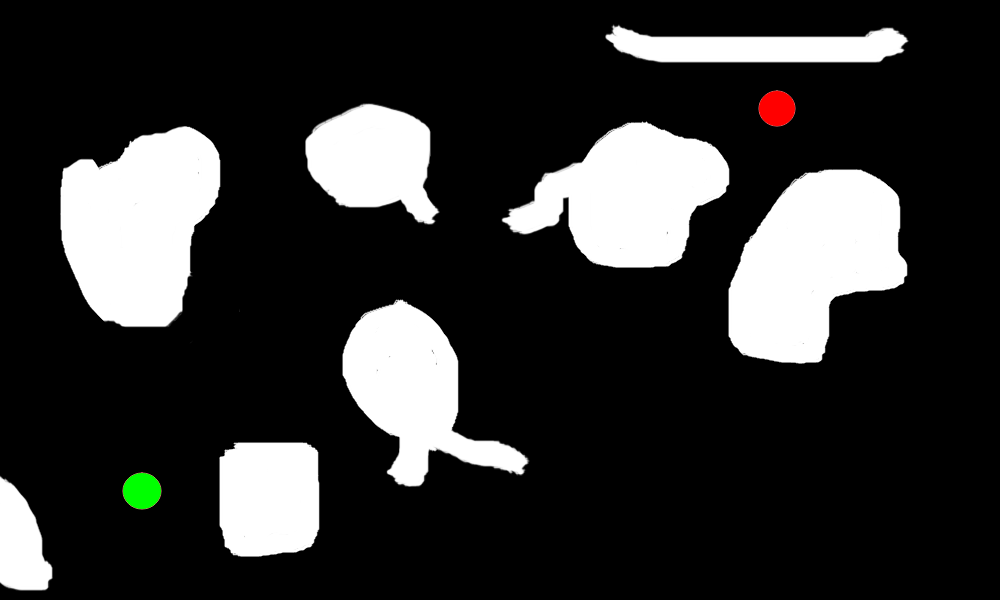
//> input picture Astar and rotation/Test2.png, 1000 x 600 px
$ ./Rotation   (built with g++ and OpenCV 4)
//> lines starting //> are read from the running program, lines starting //| are printed output that depends on the picture; after the words box and inside, x2 and y2 are one past the last pixel; in counts of white or black regions, pixels touching at a corner belong together
#include"opencv2/core/core.hpp"
#include"opencv2/imgproc/imgproc.hpp"
#include"opencv2/highgui/highgui.hpp"
#include<iostream>
#include<cmath>
#include<bits/stdc++.h>
#include<queue>
#include<vector>
#include <functional>

using namespace cv;
using namespace std;

int botx=45;
int boty=75;

struct node1{
	int x;
	int y;
	int p;
	float g_value;
	float f_value;
	int th;
};

struct Compare
{
	bool operator()(node1 const&p1,node1 const&p2)
	{
		return ((p1.f_value)>(p2.f_value));
	}

};

priority_queue<node1,vector<node1>, Compare> pq1;

//int check(int a,int b,Mat img);
float dist(int x1,int y1,int x2,int y2);
int rot(int th,int x,int y,Mat img);
void astar(struct node1 ini,struct node1 fin,Mat pop,Mat par,Mat img,Mat rota,int r,int c);
void path(Mat imgc,Mat par,Mat rota,struct node1 ini,struct node1 fin);

int main()
{
	Mat img=imread("Test2.png",0);
//> img: 600 rows x 1000 cols, CV_8UC1; min 0, max 255, mean 49.4
	Mat img2=imread("Test2.png",1);
//> img2 is the input picture: 600 rows x 1000 cols, CV_8UC3; mean B, G, R 49, 49.5, 49.4

	int r=img.rows;
//> r = 600
	int c=img.cols;
//> c = 1000
	cout<<r<<endl<<c<<endl;
//| 600
//| 1000
	Mat pop(r,c,CV_8UC1,Scalar(0));
	Mat par(r,c,CV_8UC1,Scalar(0));
	Mat rota(r,c,CV_8UC1,Scalar(0));

		int grnx,grny,redx,redy,xi,yi,xf,yf;
	grnx=0;	grny=0;	redx=0;	redy=0;

	int flag =1;
	for(int i=0;i<r;i++)
	{
		for(int j=0;j<c;j++)
			{
				if(img2.at<Vec3b>(i,j)[0]==0 && img2.at<Vec3b>(i,j)[1]==255)
					{
						if(flag){xi=i;	yi=j;	flag=0;}
						xf=i;	yf=j;
					}
			}
	}
//> after the loop, xi = 473; yi = 141; flag = 0; xf = 508; yf = 142
	grnx=(xi+xf)/2;
//> grnx = 490
	grny=(yi+yf)/2;
//> grny = 141

	flag =1;
	for(int i=0;i<r;i++)
	{
		for(int j=0;j<c;j++)
			{
				if(img2.at<Vec3b>(i,j)[0]==0 && img2.at<Vec3b>(i,j)[2]==255)
					{
						if(flag){xi=i;	yi=j;	flag=0;}
						xf=i;	yf=j;
					}
			}
	}
//> after the loop, xi = 91; yi = 776; flag = 0; xf = 125; yf = 777
	redx=(xi+xf)/2;
//> redx = 108
	redy=(yi+yf)/2;
//> redy = 776

	struct node1 ini,fin;
	ini.x=redx;
	ini.y=redy;
	ini.g_value=0;
	ini.f_value=0;

	fin.x=grnx;
	fin.y=grny;

	for(int i=0;i<r;i++)
	{
		for(int j=0;j<c;j++)
			{
				if(img.at<uchar>(i,j)<250)
					img.at<uchar>(i,j)=0;
			}
	}
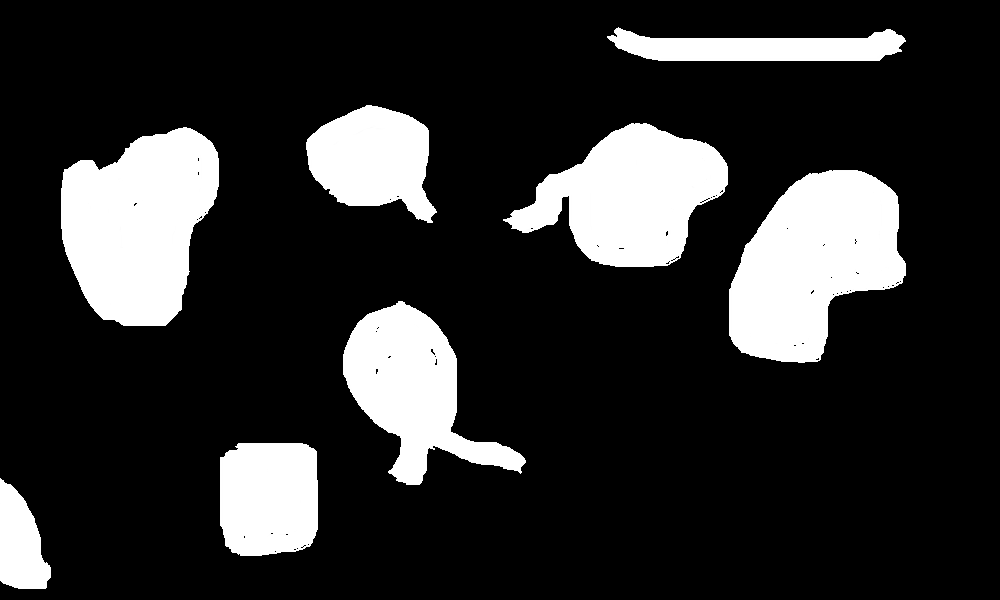
//> img: 600 rows x 1000 cols, CV_8UC1; min 0, max 255, mean 47.1

	astar(ini,fin,pop,par,img,rota,r,c);

	path(img2,par,rota,ini,fin);


return 0;
}

void astar(struct node1 ini,struct node1 fin,Mat pop,Mat par,Mat img,Mat rota,int r,int c)
{
//> called with r = 600, c = 1000
	priority_queue<struct node1,vector<node1>,struct Compare> q;
	q.push(ini);
//> q = 1 item
	struct node1 a;
	int i,j;
	float r0=sqrt(2);
	int t;

	while((q.top().x)!=fin.x || (q.top().y)!=fin.y)
	{
		/*namedWindow("W2",WINDOW_NORMAL);
		imshow("W2",pop);
		waitKey(1);*/
		if(q.empty())	{cout<<"No path exists"	;	exit(1);}
		i=(q.top()).x;
		j=(q.top()).y;
		if(pop.at<uchar>(i,j)==0&&img.at<uchar>(i,j)==0)
		{
				if((j+1)<c)
				{if((pop.at<uchar>(i,j+1)==0)&&(img.at<uchar>(i,j+1)==0))
				{
						a.th=180;
						a.x=i;
						a.y=j+1;
						a.p=5;
						a.g_value=q.top().g_value+1;
						a.f_value = a.g_value+dist(a.x,a.y,fin.x,fin.y);
						if(rot(180,i,j,img))	q.push(a);

				}}
				if((j-1)>=0)
				{if((pop.at<uchar>(i,j-1)==0)&&(img.at<uchar>(i,j-1)==0))
				{
						a.th=0;
						a.x=i;
						a.y=j-1;
						a.p=4;
						a.g_value=q.top().g_value+1;
						a.f_value = a.g_value+dist(a.x,a.y,fin.x,fin.y);
						if(rot(0,i,j,img)) q.push(a);

				}}
				if((i+1)<r)
				{if((pop.at<uchar>(i+1,j)==0)&&(img.at<uchar>(i+1,j)==0))
				{

						a.th=90;
						a.x=i+1;
						a.y=j;
						a.p=7;
						a.g_value=q.top().g_value+1;
						a.f_value = a.g_value+dist(a.x,a.y,fin.x,fin.y);
						if(rot(90,i,j,img))	q.push(a);

				}}
				if((i-1)>=0)
				{if((pop.at<uchar>(i-1,j)==0)&&(img.at<uchar>(i-1,j)==0))
				{

						a.th=90;
						a.x=i-1;
						a.y=j;
						a.p=2;
						a.g_value=q.top().g_value+1;
						a.f_value = a.g_value+dist(a.x,a.y,fin.x,fin.y);;
						if(rot(90,i,j,img))	q.push(a);

				}}
				if((i-1)>=0&&(j-1)>=0)
				{if((pop.at<uchar>(i-1,j-1)==0)&&(img.at<uchar>(i-1,j-1)==0))
				{

						a.th=135;
						a.x=i-1;
						a.y=j-1;
						a.p=1;
						a.g_value=q.top().g_value+r0;
						a.f_value = a.g_value+dist(a.x,a.y,fin.x,fin.y);
						if(rot(135,i,j,img))	q.push(a);

				}}
				if((i-1)>=0&&(j+1)<c)
				{if((pop.at<uchar>(i-1,j+1)==0)&&(img.at<uchar>(i-1,j+1)==0))
				{

						a.th=45;
						a.x=i-1;
						a.y=j+1;
						a.p=3;
						a.g_value=q.top().g_value+r0;
						a.f_value = a.g_value+dist(a.x,a.y,fin.x,fin.y);
						if(rot(45,i,j,img))	q.push(a);

				}}
				if((i+1)<r&&(j-1)>=0)
				{if((pop.at<uchar>(i+1,j-1)==0)&&(img.at<uchar>(i+1,j-1)==0))
				{

						a.th=45;
						a.x=i+1;
						a.y=j-1;
						a.p=6;
						a.g_value=q.top().g_value+r0;
						a.f_value = a.g_value+dist(a.x,a.y,fin.x,fin.y);
						if(rot(45,i,j,img))	q.push(a);

				}}
				if((i+1)<r&&(j+1)<c)
				{if((pop.at<uchar>(i+1,j+1)==0)&&(img.at<uchar>(i+1,j+1)==0))
				{

						a.th=135;
						a.x=i+1;
						a.y=j+1;
						a.p=8;
						a.g_value=q.top().g_value+r0;
						a.f_value = a.g_value+dist(a.x,a.y,fin.x,fin.y);
						if(rot(135,i,j,img))	q.push(a);

				}}
				pop.at<uchar>(i,j)=255;
				par.at<uchar>(i,j)=q.top().p;
				rota.at<uchar>(i,j)=q.top().th;
				//cout<<(int)par.at<uchar>(i,j);
				//cout<<q.top().cost<<" ";

		}	q.pop();

	}
//> this loop made 53303 passes
//> (i, j, a.g_value, t in rot, t in rot (second call)) on passes 1, 2, 3, 4, 5, 6, 7, 9: (108, 776, 1.41, 3.14, 0), (109, 775, 2.83, 3.14, 0), (110, 774, 4.24, 3.14, 0), (111, 773, 5.66, 3.14, 0), (108, 775, 2.41, 0, 1.57), (112, 772, 7.07, 3.14, 0), (109, 774, 3.83, 0, 1.57), (113, 771, 8.07, 3.14, 0)
//> (i, j) on pass 8: (109, 774)
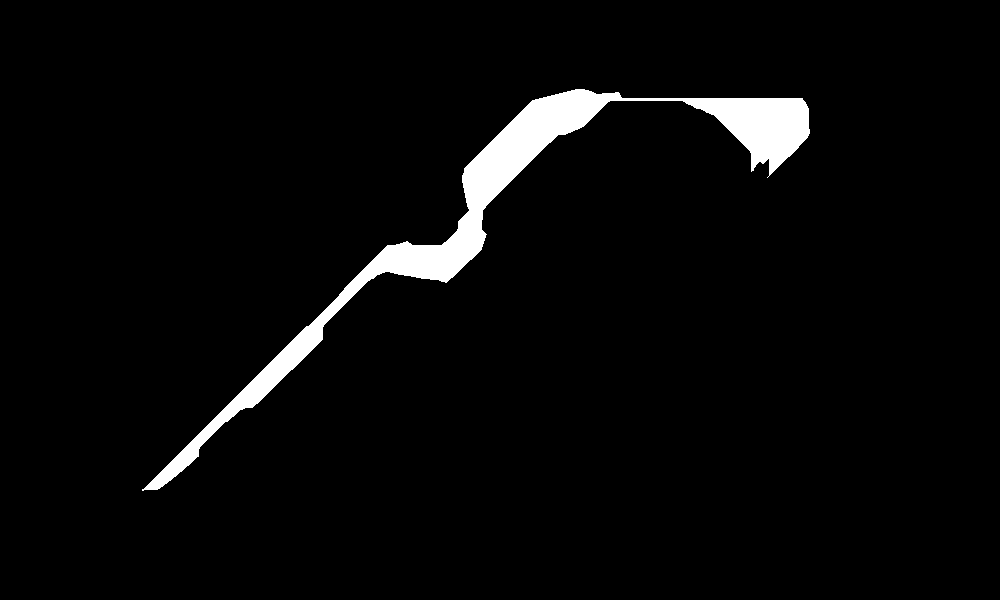
//> pop: 600 rows x 1000 cols, CV_8UC1; 3.5% white; 1 white region, box (x1, y1, x2, y2) and area: (142, 89, 810, 491) 21016
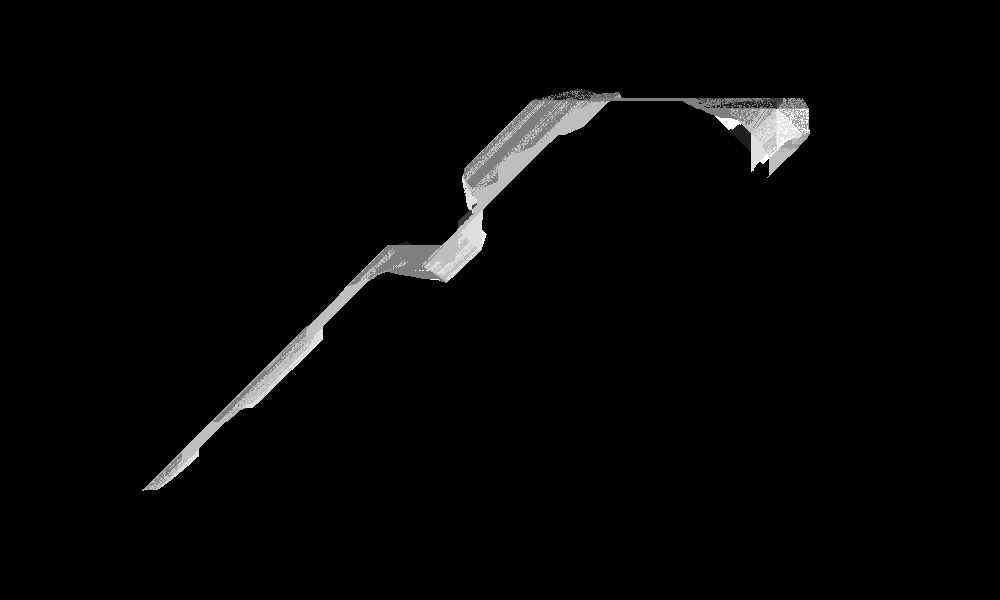
//> par: 600 rows x 1000 cols, CV_8UC1; min 0, max 8, mean 0.183; drawn with min black and max white
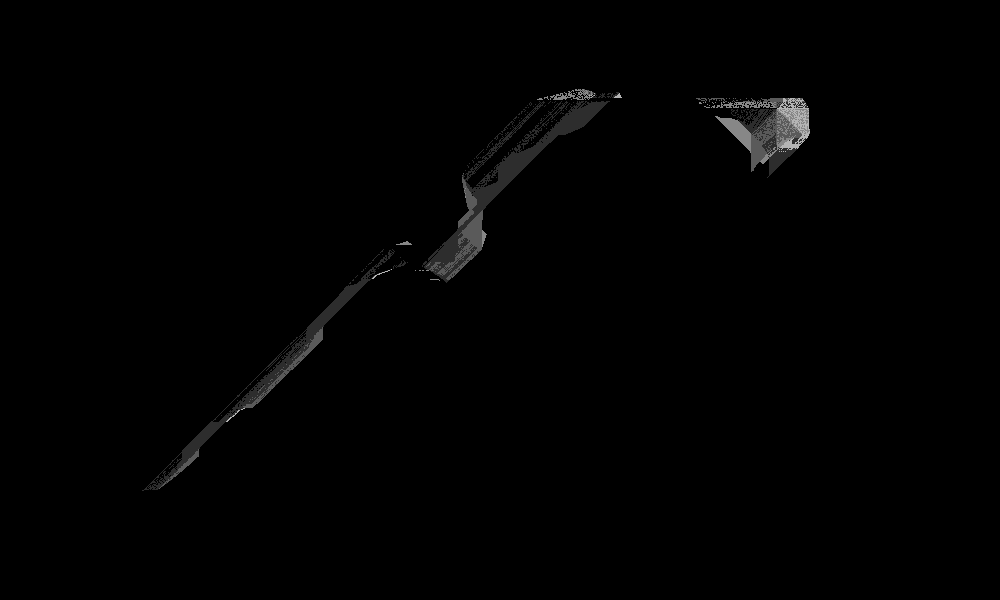
//> rota: 600 rows x 1000 cols, CV_8UC1; min 0, max 180, mean 1.7

		pop.at<uchar>(q.top().x,q.top().y)=255;
//> pop: 600 rows x 1000 cols, CV_8UC1; 3.5% white; 1 white region, box (x1, y1, x2, y2) and area: (141, 89, 810, 491) 21017
		par.at<uchar>(q.top().x,q.top().y)=q.top().p;
//> par: 600 rows x 1000 cols, CV_8UC1; 1 pixels changed, all inside (x1, y1, x2, y2) = (141, 490, 142, 491)

	cout<<"END"<<endl<<q.top().x<<" "<<q.top().y<<endl;
//| END
//| 490 141
}

void path(Mat img,Mat par,Mat rota,struct node1 ini,struct node1 fin)
{
	int i,j;
	i=fin.x;
	j=fin.y;

	while(par.at<uchar>(i,j)!=0)
	{
		int th=rota.at<uchar>(i,j);
		int r=img.rows;
		int c=img.cols;
		Mat imgc=img.clone();

		float t=th*3.14/180;
		for(int x=-botx/2;x<=botx/2;x++)
		{
			for(int y=-boty/2;y<=boty/2;y++)
			{
				imgc.at<Vec3b>(floor(i+x*cos(t)-y*sin(t)),floor(j+y*cos(t)+x*sin(t)))=255;
			}
		}
		namedWindow("W1",WINDOW_NORMAL);
		imshow("W1",imgc);
		waitKey(25);
		if(par.at<uchar>(i,j)==1)
		{
			i=i+1;	j=j+1;
			continue;
		}
		if(par.at<uchar>(i,j)==2)
		{
			i=i+1;
			continue;
		}
		if(par.at<uchar>(i,j)==3)
		{
			i=i+1;	j=j-1;
			continue;
		}
		if(par.at<uchar>(i,j)==4)
		{
			j=j+1;
			continue;
		}
		if(par.at<uchar>(i,j)==5)
		{
			j=j-1;
			continue;
		}
		if(par.at<uchar>(i,j)==6)
		{
			i=i-1;	j=j+1;
			continue;
		}
		if(par.at<uchar>(i,j)==7)
		{
			i=i-1;
			continue;
		}
		if(par.at<uchar>(i,j)==8)
		{
			i=i-1;	j=j-1;
			continue;
		}
	}
//> this loop made 637 passes
//> pass 1, in path, `imshow("W1",imgc);`:
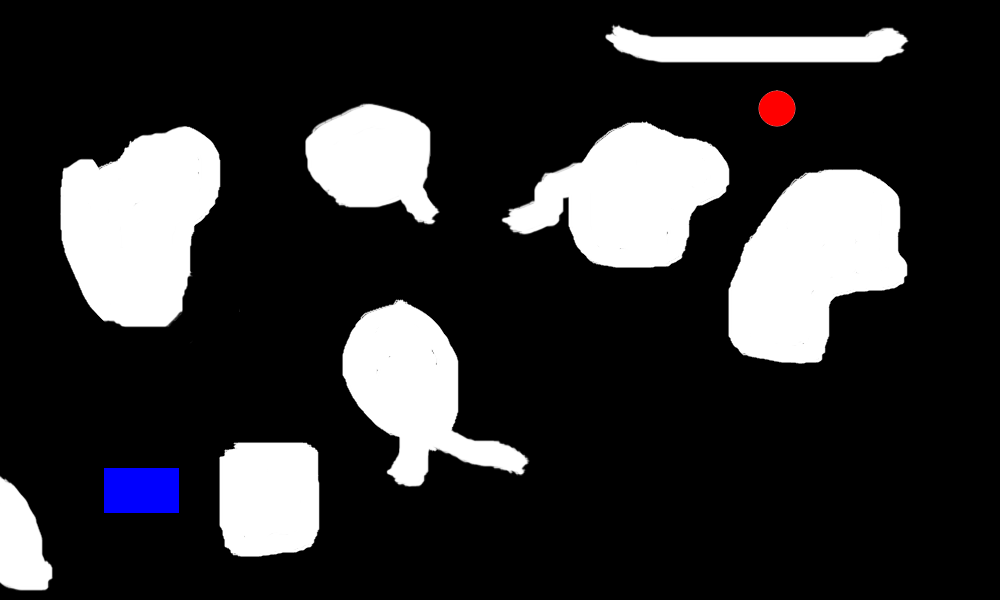
//> window 'W1': 600 rows x 1000 cols, CV_8UC3; mean B, G, R 50.4, 49, 49.4
//> pass 2, in path, `imshow("W1",imgc);`:
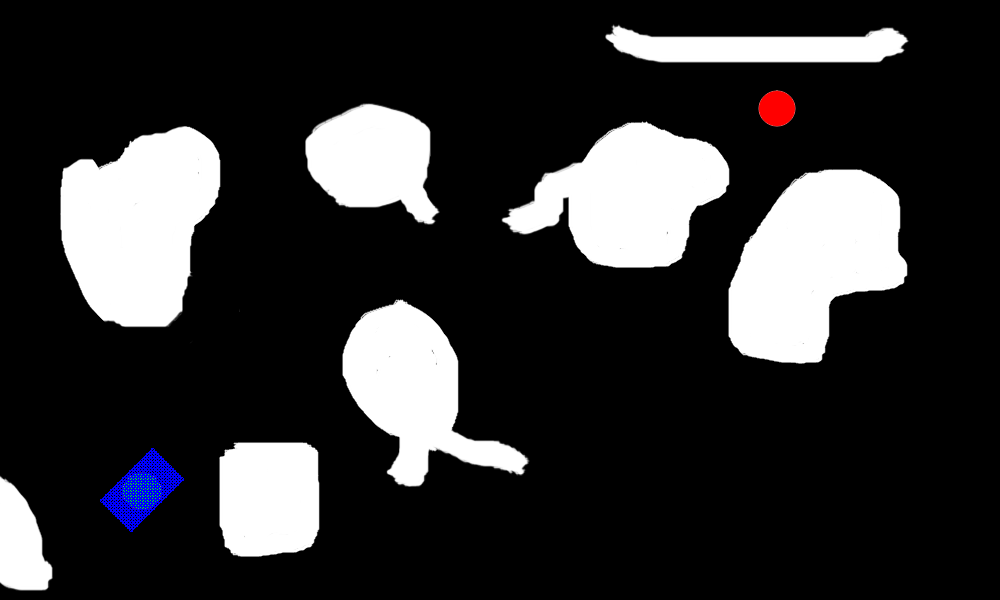
//> window 'W1': 600 rows x 1000 cols, CV_8UC3; mean B, G, R 50.2, 49.1, 49.4

}


int rot(int th,int x,int y,Mat img)
{

	int flg=1;
		float t=th*3.14/180;
		for(int i=-botx/2;i<=botx/2;i++)
		{
			if(i==-botx/2||i==botx/2)
			{
				for(int j=-boty/2;j<=boty/2;j++)
				{
					if(img.at<uchar>(floor(x+i*cos(t)-j*sin(t)),floor(y+j*cos(t)+i*sin(t)))==255)
					{
						flg=0;
					}
				}
			}
				else
				{
					int j=-boty/2;
					if(img.at<uchar>(floor(x+i*cos(t)-j*sin(t)),floor(y+j*cos(t)+i*sin(t)))==255)
					{
						flg=0;
					}
					  j=boty/2;
					if(img.at<uchar>(floor(x+i*cos(t)-j*sin(t)),floor(y+j*cos(t)+i*sin(t)))==255)
					{
						flg=0;
					}

				}
		}

	return flg;
}

float dist(int x1,int y1,int x2,int y2)
{
	return (hypot(x1-x2,y1-y2));
}
